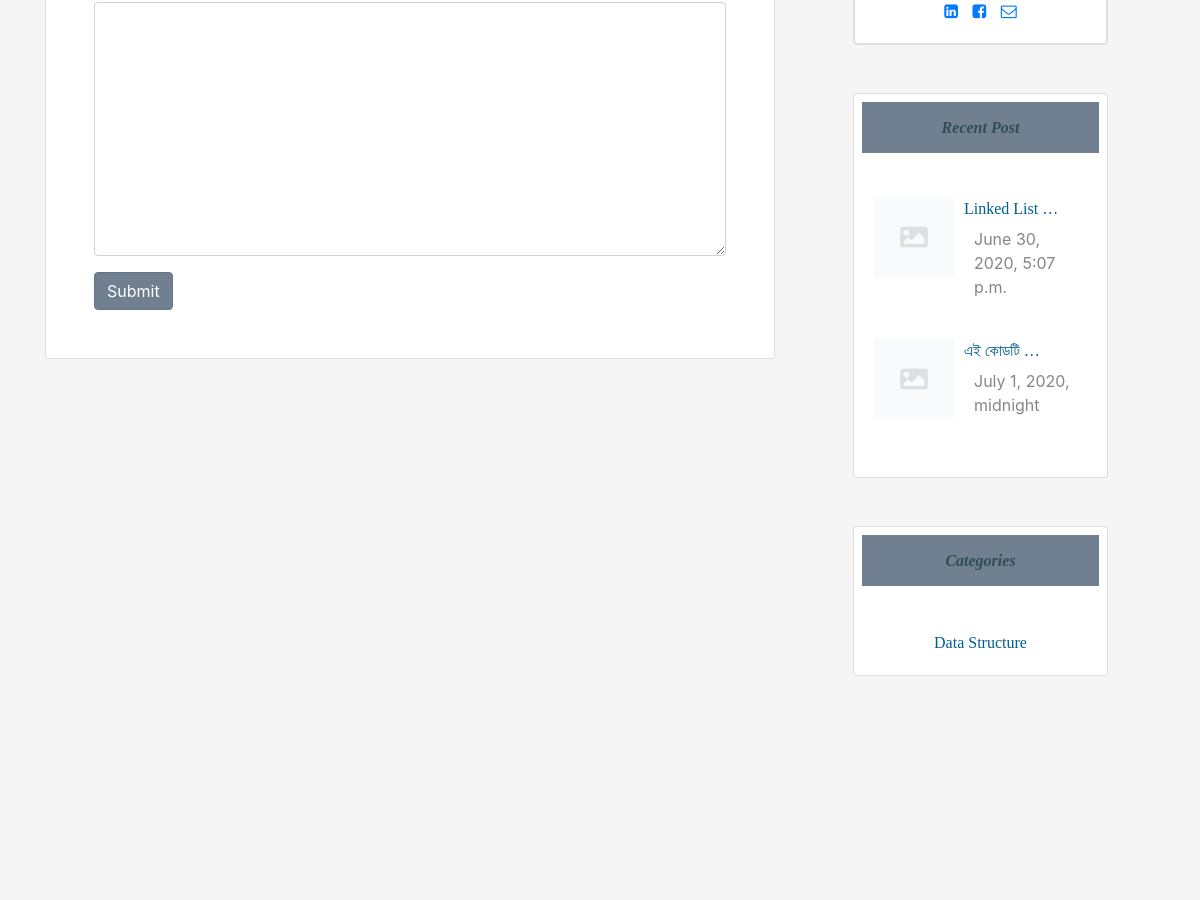
Page /contact/ (middle part) on the earlier database version.
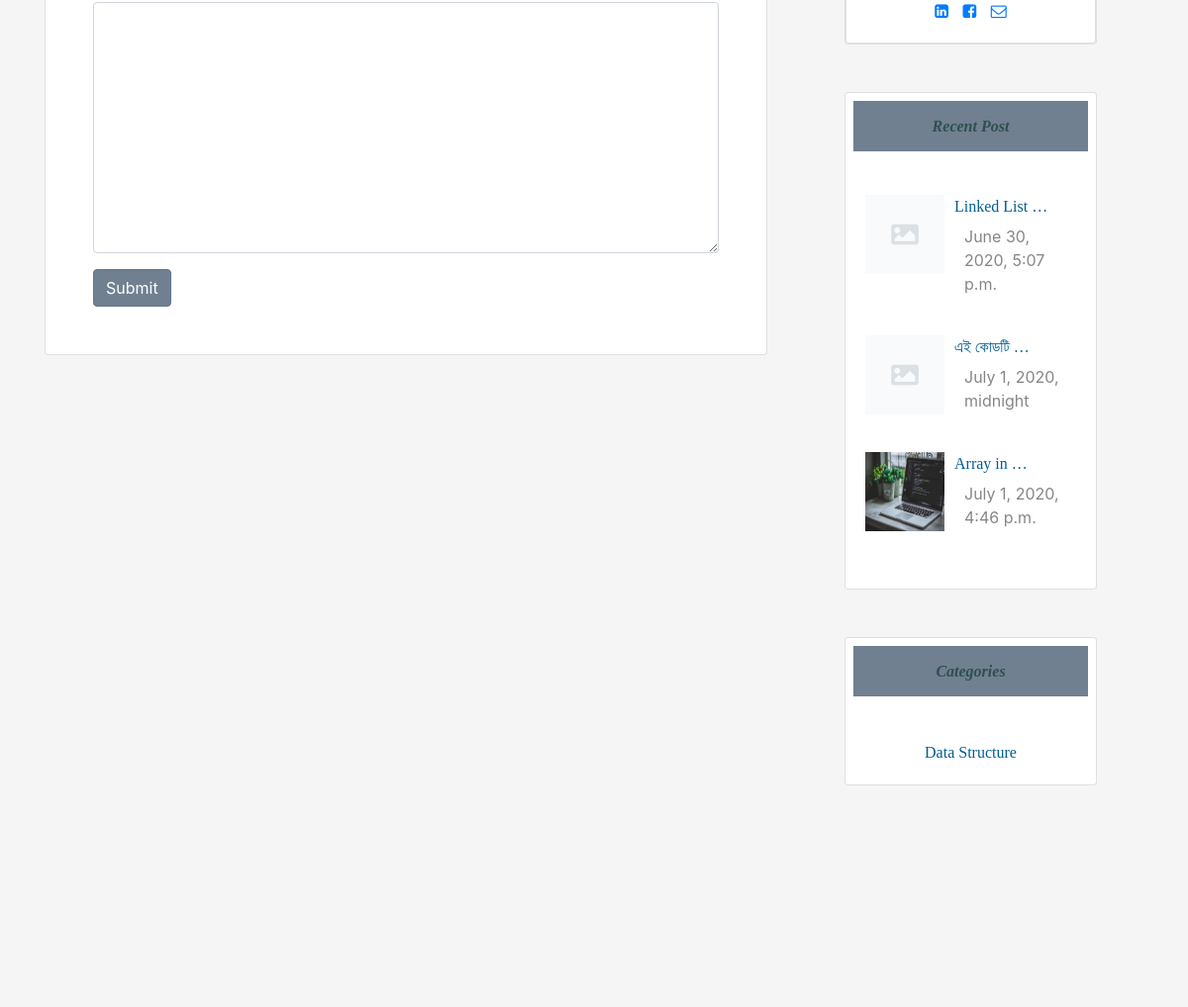
Same page on the later database version.
### home/models.py (models this page shows, shortened)
class Post(models.Model):
    category = models.ForeignKey(Category, on_delete=models.CASCADE)
    postAuthor = models.CharField(max_length=200)
    postId = models.AutoField(primary_key=True, auto_created=True)
    postTitle = models.CharField(max_length=200)
    postTimeDate = models.DateTimeField(auto_now_add=True, auto_now=False, blank=True)
    postInC = models.TextField()
    postInCplus = models.TextField()
    postInPython = models.TextField()
    postDescriptions = models.TextField()
    postUrl = models.TextField(blank=True)
    postImage = models.ImageField(blank=True, null=True)
    views = models.IntegerField(default=0)
    cat_search=models.CharField(max_length=200, null=False)
    def get_photo_url(self):
        if self.postImage and hasattr(self.postImage, 'url'):
            return self.postImage.url
        else:
            return "/static/no.png"

class Category(models.Model):
    category = models.CharField(max_length=200, primary_key=True)

### home/views.py (the view)
# urls.py: path('contact/', views.contactUs, name='contact'),
def contactUs(request):
    context = {}
    if request.POST:
        form = Contact(request.POST)
        if form.is_valid():
            form.save()
            messages.success(request, "your comment added successfully")
            context = {'form': form, 'RecentPost': Post.objects.all()[0:3],
                       'Categories': Category.objects.all()[0:4]}
            return render(request, 'contact.html', context)
        else:
            messages.error(request, "Please fill the form correctly")
            context = {'form': form, 'RecentPost': Post.objects.all()[0:3],
                       'Categories': Category.objects.all()[0:4]}
            return render(request, 'contact.html', context)
    else:  # GET request
        form = Contact()
        context = {'form': form, 'RecentPost': Post.objects.all()[0:3],
            'Categories': Category.objects.all()[0:4]}
    return render(request, 'contact.html', context)

### home/forms.py
class Contact(forms.ModelForm):
    Email = forms.EmailField(widget=forms.TextInput(
        attrs = {
            'class': 'form-control',
            'placeholder' : 'email'
        }
    ))
    Name = forms.CharField(widget=forms.TextInput(
        attrs={
            'class': 'form-control',
            'placeholder': 'name'
        }
    ))
    TellUs = forms.CharField( widget=forms.Textarea(
        attrs={
            'class': 'form-control',
        }
    ))
    class Meta:
        model = Contact
        fields = ("Email", "Name", "TellUs")

### templates/contact.html (shortened to what this page needs)
{% extends 'base.html' %}
{% load static %}
 {% block body %}
<div class="row">
 <div class="col-sm-8 mb-5">
     <div class="card pl-5  pr-5  pt-5 pb-5">
           <form action="{% url 'contact' %}" method="post">
   {%for f in form %}
    <p>{{f}}</p>
                    {% endfor %}
        <button type="submit" class="btn btn-success">Submit</button>
</form>
     </div>
 </div>
        <div class="col-sm-3 ml-lg-5" >
          <div class="card text-center ">
<div class="card card-cascade">
  <div class="card-body card-body-cascade text-center">
    <a href="https://www.linkedin.com/in/azizur-rahman-720636165"  class="btn-floating btn-small btn-fb"><i class="fa fa-linkedin-square

"></i></a>
    <a href="https://www.facebook.com/imayanchy/" class="btn-floating btn-small btn-tw" style="padding:10px;"><i class="fa fa-facebook-square

"></i></a>
    <a href="mailto:aaziz9642@gmail.com"  class="btn-floating btn-small btn-dribbble"><i class="fa fa-envelope-o"></i></a>
  </div>
</div>
                </div>
<div class="card promoting-card mt-5">
<h6 class="bg-success m-2  p-3 text-center" id="heading">Recent Post</h6>
 <div class="card-body">
                        <div class="mt-3">
                             {% for post in RecentPost%}
                            <img style="float:left;" class="d-inline-block" src="{{ post.get_photo_url }}" height=80;
                                width=80; alt="abc">
                            <a href="{% url 'readMore' post.postId %}">
                                <p  style="margin-left:90px;" class="text-style">
                                    {{ post.postTitle |truncatewords:2 }}
                                </p>
                            </a>
                            <p style="margin-left:100px; margin-top:-10px;" class="description">{{ post.postTimeDate }}</p>
                            <br>
                             {% endfor %}
                        </div>
                    </div>
</div>
<div class="card promoting-card mt-5">
<h6 class="bg-success m-2 p-3 text-center" id="heading">Categories</h6>
  <div class="card-body">
                        <div class="mt-3 text-center">
                             {% for cat in Categories%}
                            <a class="text-style" href="{% url 'categories' cat.cat_search}"> {{cat.category}} </a><br>
                        </div>
                    </div>
</div>
</div>
</div>
{% endblock body %}

Differences in the rows shown:
added Post: get_photo_url (picture), postTitle "Array in …", postTimeDate "July 1, 2020, 4:46 p.m."
